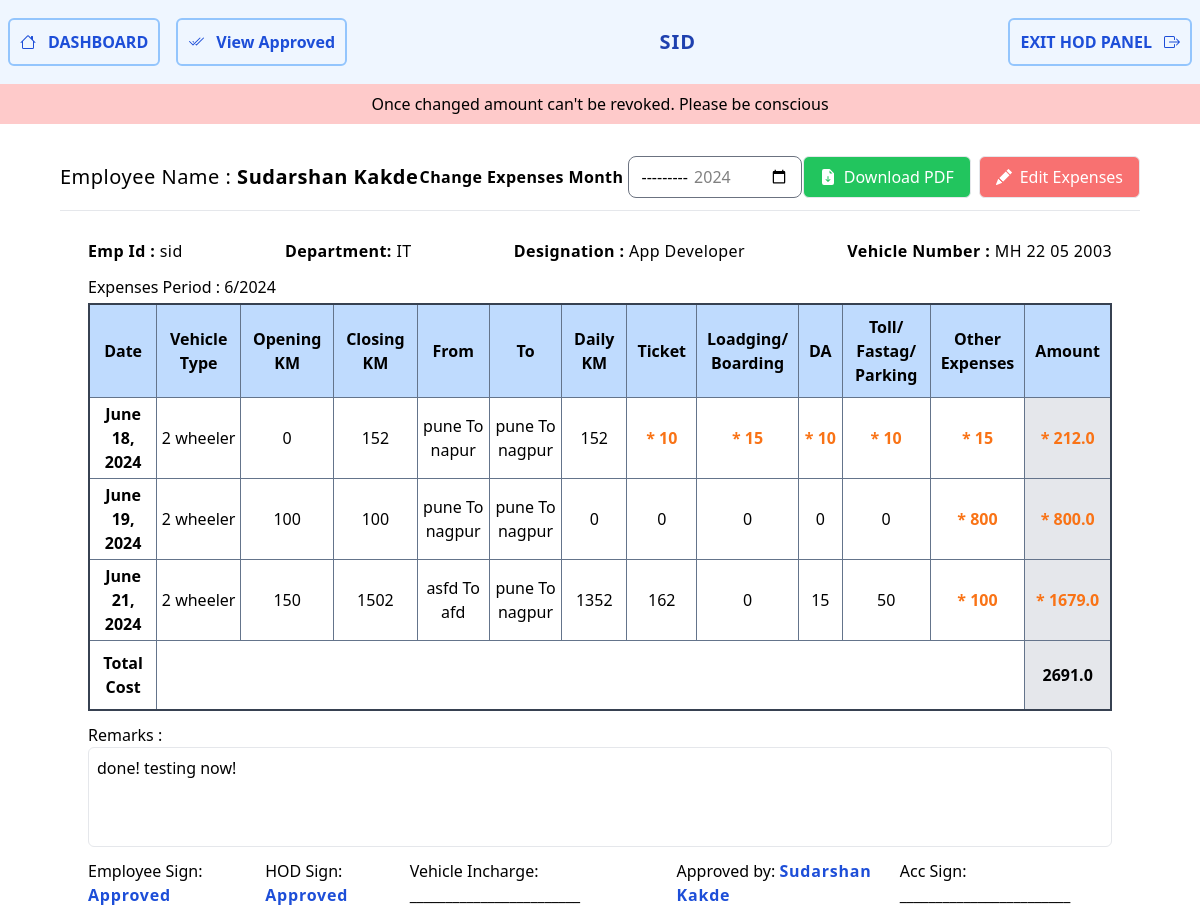
Page /hod-panel/view_employee/4/?month=&year (signed in) on the committed database.
### ENSApp/models.py (models this page shows, shortened)
class EmployeeProfile(models.Model):
    DEPARTMENT_CHOICES = [
        ('Account', 'Account'),
        ('Admin', 'Admin'),
        ('Biotech', 'Biotech'),
        ('Construction', 'Construction'),
        ('Electrical', 'Electrical'),
        ('FWD', 'FWD'),
        ('General', 'General'),
        ('HR', 'HR'),
        ('International Business Unit (IBU)', 'International Business Unit (IBU)'),
        ('IT', 'IT'),
        ('Logistics', 'Logistics'),
        ('Production(Onion)', 'Production(Onion)'),
        ('Production(Veg)', 'Production(Veg)'),
        ('Production(Maize)', 'Production(Maize)'),
        ('MD', 'MD'),
        ('Purchase', 'Purchase'),
        ('QA', 'QA'),
        ('R&D', 'R&D'),
        ('Security', 'Security'),
        ('SPT', 'SPT'),
        ('Vehicle', 'Vehicle'),
    ]
    user = models.OneToOneField(User, on_delete=models.CASCADE)
    profile_picture = models.ImageField(upload_to='images/', default='default.png')
    department = models.CharField(max_length=100,choices=DEPARTMENT_CHOICES)
    designation = models.CharField(max_length=100)
    vehicle_number=models.CharField(max_length=15)
    phone_number = models.CharField(max_length=20)
    birth_date = models.DateField(null=True, blank=True)
    address = models.CharField(max_length=200)
    work_location = models.CharField(max_length=30, blank=True)

class Total_Expense(models.Model):
    user = models.ForeignKey(User, on_delete=models.CASCADE)
    vehicle_type=models.CharField(max_length=10)
    date = models.DateField(default=dajngo_datetime)
    punchin_from=models.CharField(max_length=200)
    punchin_to=models.CharField(max_length=200)
    punchout_from=models.CharField(max_length=200)
    punchout_to=models.CharField(max_length=200)
    morning_reading = models.IntegerField(default=0,verbose_name = "Manual Reading")
    evening_reading = models.IntegerField(default=0,verbose_name = "Manual Reading")
    ticket = models.IntegerField(default=0)
    d_a = models.IntegerField(default=0,verbose_name = "DA")
    lodging_boarding = models.IntegerField(default=0,verbose_name = "Lodging/Boarding")
    daily_km = models.IntegerField(default=0)
    toll_parkking = models.IntegerField(default=0,verbose_name = "Toll/Fastag/Parking",null=True,blank = True)
    other_expenses = models.IntegerField(default=0,verbose_name = "other_expenses",null=True,blank = True)
    daily_cost = models.FloatField(default=0)
    class Meta:
     verbose_name_plural = "Total Expense"

### HOD/models.py (models this page shows, shortened)
class Approved_monthly_expenses(models.Model):
    approved_on = models.DateField(default=dajngo_datetime)
    approved_by = models.ForeignKey(User, on_delete=models.PROTECT,related_name='approved_by')
    employee = models.ForeignKey(EmployeeProfile, on_delete=models.PROTECT,related_name='employee')
    approvedExpenses = models.ManyToManyField(Total_Expense, related_name='Total_Expense')
    remark = models.CharField(max_length=200,blank=True,null=True)
    total_expense_allocated = models.IntegerField(default=0)
    approved = models.BooleanField(default=True)
    approved_For_Month_Year = models.DateField(blank=False,null=False,default=dajngo_datetime)

### HOD/views.py (the view)
# urls.py: path('view_employee/<int:employeeId>/',views.view_employee, name='view_employee'),
def view_employee(request, employeeId):
    if request.method == "GET":
        month = request.GET.get('month') or datetime.now().month
        year = request.GET.get('year') or datetime.now().year
        userInstance = get_object_or_404(User, id=employeeId)
        EmployyeInstance = EmployeeProfile.objects.get(user=userInstance)
        expenses = Total_Expense.objects.filter(user=userInstance, date__month=month, date__year=year).order_by('date')
        total_cost_current_page = expenses.aggregate(total=Sum('daily_cost'))['total']
        approval = Approved_monthly_expenses.objects.filter(employee__id=EmployyeInstance.id, approved_For_Month_Year__month=int(month), approved_For_Month_Year__year=int(year)).first()
        if approval:
            approval = approval
        else:
            approval = False
        expenses_with_changes = []
        for expense in expenses:
            change_logs = expense.change_logs.all()
            changes = {log.field_name: log.new_value for log in change_logs}
            expenses_with_changes.append({
                'expense': expense,
                'changes': changes
            })
        return render(request, 'employee.html', {
            'expenses': expenses_with_changes,
            'total_cost': total_cost_current_page,
            'employeeprofile': EmployyeInstance,
            'employeeData': userInstance,
            'month': month,
            'year': year,
            'approved': approval or False,
        })

### HOD/templates/employee.html (shortened to what this page needs)
{% extends "hodBase.html" %}
{% load templatetags %}
{% block body %}
<div class="bg-red-200 py-2 sticky top-0  text-center">
  Once changed amount can't be revoked. Please be conscious
</div>
<div class="text-center w-[90%] mx-auto my-5">
  <div class="flex flex-row justify-between items-center py-3">
    <h3 class="text-xl  font-normal tracking-wide ">Employee Name :
      <span class="font-semibold">{{ employeeData.first_name }} {{ employeeData.last_name }}</span>
    </h3>
    <div>
      <label for="month" class="font-semibold tracking-wide">Change Expenses Month</label>
      <input type="month" id="monthInput" class="rounded-lg" value="{{year}}-{{month}}" max="{% now 'Y-m' %}"
        min="2024-01">
    </div>
    <div class="flex flex-row  gap-2">
      <form action="{% url 'pdf' %}"  method="get">
        <button type="submit"
          class="border border-1 rounded-md p-2 px-4 bg-green-500 text-white flex flex-row justify-center items-center gap-2 capitalize hover:bg-green-600"><span>Download PDF</span></button>
      </form>
      {% if approved.approved%}
      <form action="{% url 'hod:edit_application' %}" id="editForm" method="get">
        <button type="button" onclick="handleEditSubmission()"
          class="border border-1 rounded-md p-2 px-4 bg-red-400 text-white flex flex-row justify-center items-center gap-2 capitalize hover:bg-red-500"> <span>edit expenses </span></button>
      </form>
      {% endif %}
    </div>
  </div>
  <hr>
</div>
<div class="w-[90%] mx-auto container">
  <div class="flex flex-row tracking-wide py-2 justify-between">
    <p class="font-semibold">Emp Id : <span class="font-normal"> {{ employeeData.username }}</span></p>
    <p class="font-semibold">Department: <span class="font-normal"> {{ employeeprofile.department }}</span></p>
    <p class="font-semibold">Designation : <span class="font-normal"> {{ employeeprofile.designation }}</span></p>
    <p class="font-semibold">Vehicle Number : <span class="font-normal"> {{ employeeprofile.vehicle_number }}</span></p>
  </div>
  <p class=" py-1">Expenses Period : {{month}}/{{year}}</p>
  <table class="table-auto w-full text-center border border-2 border-gray-700 border-collapse border-spacing-1">
    <thead>
      <tr>
        <th class="p-2.5 border border-slate-500 bg-blue-200">Date</th>
        <th class="p-2.5 border border-slate-500 bg-blue-200">Vehicle Type</th>
        <th class="p-2.5 border border-slate-500 bg-blue-200">Opening KM</th>
        <th class="p-2.5 border border-slate-500 bg-blue-200">Closing KM</th>
        <th class="p-2.5 border border-slate-500 bg-blue-200">From</th>
        <th class="p-2.5 border border-slate-500 bg-blue-200">To</th>
        <th class="p-2.5 border border-slate-500 bg-blue-200">Daily KM</th>
        <th class="p-2.5 border border-slate-500 bg-blue-200">Ticket</th>
        <th class="p-2.5 border border-slate-500 bg-blue-200">Loadging/ <br>Boarding </th>
        <th class="p-2.5 border border-slate-500 bg-blue-200">DA</th>
        <th class="p-2.5 border border-slate-500 bg-blue-200">Toll/ Fastag/<br>Parking</th>
        <th class="p-2.5 border border-slate-500 bg-blue-200">Other <br> Expenses</th>
        <th class="p-2.5 border border-slate-500 bg-blue-200">Amount</th>
      </tr>
    </thead>
    <tbody>
      {% for entry in expenses %}
      <tr>
        <th class="border border-slate-500 p-1 ">{{ entry.expense.date }}</th>
        <td class="border border-slate-500 p-1 ">{{ entry.expense.vehicle_type }}</td>
        <td class="border border-slate-500 p-1 {% if entry.changes.morning_reading %}before:content-['*_'] text-orange-500 font-bold{% endif %}">{{ entry.expense.morning_reading }}</td>
        <td class="border border-slate-500 p-1 {% if entry.changes.evening_reading %}before:content-['*_'] text-orange-500 font-bold{% endif %}">{{ entry.expense.evening_reading }}</td>
        <td class="border border-slate-500 p-1 ">{{ entry.expense.punchin_from }} To {{ entry.expense.punchin_to }}</td>
        <td class="border border-slate-500 p-1 ">{{ entry.expense.punchout_from }} To {{ entry.expense.punchout_to }}</td>
        <td class="border border-slate-500 p-1 {% if entry.changes.daily_km %}before:content-['*_'] text-orange-500 font-bold{% endif %}">{{ entry.expense.daily_km }}</td>
        <td class="border border-slate-500 p-1 {% if entry.changes.ticket %}{% if approved.approved %}before:content-['*_']
        {% endif %} text-orange-500 font-bold{% endif %}">
          {% if approved.approved %}
            {{ entry.expense.ticket }}
          {% endif %}
        </td>
        <td class="border border-slate-500 p-1 {% if entry.changes.lodging_boarding %}{% if approved.approved %}before:content-['*_']
        {% endif %} text-orange-500 font-bold{% endif %}">
          {% if approved.approved %}
            {{ entry.expense.lodging_boarding }}
          {% endif %}
        </td>
        <td class="border border-slate-500 p-1 {% if entry.changes.d_a %}{% if approved.approved %}before:content-['*_']
        {% endif %} text-orange-500 font-bold{% endif %}">
          {% if approved.approved %}
            {{ entry.expense.d_a }}
          {% endif %}
        </td>
        <td class="border border-slate-500 p-1 {% if entry.changes.toll_parkking %}{% if approved.approved %}before:content-['*_']
        {% endif %} text-orange-500 font-bold{% endif %}">
          {% if approved.approved %}
            {{ entry.expense.toll_parkking }}
          {% endif %}
        </td>
        <td class="border border-slate-500 p-1 {% if entry.changes.other_expenses %}{% if approved.approved %}before:content-['*_']
        {% endif %} text-orange-500 font-bold{% endif %}">
          {% if approved.approved %}
            {{ entry.expense.other_expenses }}
          {% endif %}
        </td>
        <td class="border border-slate-500 p-1 {% if entry.changes.daily_cost %} {% if approved.approved %}before:content-['*_']
        {% endif %} text-orange-500 font-bold{% endif %} bg-gray-200">
          {% if approved.approved %}
            {{ entry.expense.daily_cost }}
          {% endif %}
        </td>
      </tr>
      {% endfor %}
    </tbody>
    <tfoot>
      <tr>
        <td class="border p-2.5 border-slate-500 p-1 font-bold ">Total Cost</td>
        <td></td>
        <td></td>
        <td></td>
        <td></td>
        <td></td>
        <td></td>
        <td></td>
        <td></td>
        <td></td>
        <td></td>
        <td></td>
        <td class="border border-slate-500 p-1 bg-gray-200 font-semibold" id="total_cost">
          {{ total_cost }}
        </td>
      </tr>
    </tfoot>
  </table>
  <div class="flex flex-col gap-y-3">
    <form action="{% url 'hod:approve_amount' employeeData.id month year %}" method="post">
      <p class="my-3  flex flex-col items-start"><span>Remarks :</span>
        {% if approved.approved or total_cost is None or total_cost == 0 %}
        <span class="h-[100px] border  w-full p-2 rounded-md ">
          {{approved.remark}}
        </span>
        {% else %} <textarea name="remark" id="" class="w-full rounded-md h-[100px]">{{approved.remark}} </textarea>{% endif %}
      </p>
      <p class="flex flex-row justify-between"> <span>Employee Sign: <span
        class="text-blue-700 font-semibold  tracking-wider ">Approved</span></span>
        {% if approved.approved%}
        <span>HOD Sign: <span
            class="text-blue-700 font-semibold  tracking-wider ">Approved</span></span>
        {% else %}
        <span>HOD Sign: __________________________</span>
        {% endif %}
        <span>Vehicle Incharge: ________________________</span>
        {% if approved.approved %}
        <span>Approved by: <span class="text-blue-700 font-semibold  tracking-wider ">{{approved.approved_by.first_name}} {{approved.approved_by.last_name}}</span></span>
        {% else %}
        <span>Approved by: ________________________</span>
        {% endif %}
        <span>Acc Sign: ________________________</span>
      </p>
    </form>
  </div>
</div>
{% endblock body %}
{% block script %}
<link rel="stylesheet" href="https://cdn.jsdelivr.net/npm/sweetalert2@11/dist/sweetalert2.min.css">
{% endblock script %}

### HOD/templates/hodBase.html (shortened to what this page needs)
<!DOCTYPE html>
<html>
{% load tz %}
<head>
  <script src="https://cdn.tailwindcss.com"></script>
  <script src="https://cdn.tailwindcss.com?plugins=forms,typography,aspect-ratio,line-clamp,container-queries"></script>
</head>
<body>
  <div class=" bg-blue-50">
    <ul class="flex flex-row justify-between items-center   py-2.5 font-semibold">
      <div class="flex flex-row justify-between items-center">
        <li><a href="{%url 'hod:HOD_home'%}" class="text-blue-700 m-2 p-2.5 flex flex-row justify-center items-center gap-3 border-2 rounded-md border-blue-300 ">DASHBOARD </a></li>
        <li><a href="{%url 'hod:view_approved'%}"
            class="text-blue-700 m-2 p-2.5 flex flex-row justify-center items-center gap-3 border-2 rounded-md border-blue-300 ">View Approved  </a></li>
          </div>
          <li class="text-xl tracking-wider text-blue-800 uppercase">
            {{request.user.username}}
          </li>
      <li><a href="{%url 'home'%}"
          class="text-blue-700 m-2 p-2.5 flex flex-row justify-center items-center gap-3 border-2 rounded-md border-blue-300 ">EXIT
          HOD
          PANEL </a></li>
    </ul>
  </div>
  {% block body %}{% endblock body %} {% block script %} {% endblock script %}
</body>
</html>

### rows in the picture
EmployeeProfile: department "IT", designation "App Developer", vehicle_number "MH 22 05 2003"
Total_Expense: expense "June 18, 2024", expense.vehicle_type "2 wheeler", expense.morning_reading "0", expense.evening_reading "152", expense.punchin_from "pune", expense.punchin_to "napur", expense.punchout_from "pune", expense.punchout_to "nagpur", expense.daily_km "152", expense.ticket "10", expense.lodging_boarding "15", expense.d_a "10", expense.toll_parkking "10", expense.other_expenses "15", expense.daily_cost "212.0"
Total_Expense: expense "June 19, 2024", expense.vehicle_type "2 wheeler", expense.morning_reading "100", expense.evening_reading "100", expense.punchin_from "pune", expense.punchin_to "nagpur", expense.punchout_from "pune", expense.punchout_to "nagpur", expense.daily_km "0", expense.ticket "0", expense.lodging_boarding "0", expense.d_a "0", expense.toll_parkking "0", expense.other_expenses "800", expense.daily_cost "800.0"
Total_Expense: expense "June 21, 2024", expense.vehicle_type "2 wheeler", expense.morning_reading "150", expense.evening_reading "1502", expense.punchin_from "asfd", expense.punchin_to "afd", expense.punchout_from "pune", expense.punchout_to "nagpur", expense.daily_km "1352", expense.ticket "162", expense.lodging_boarding "0", expense.d_a "15", expense.toll_parkking "50", expense.other_expenses "100", expense.daily_cost "1679.0"
Approved_monthly_expenses: remark "done! testing now!", approved_by.first_name "Sudarshan", approved_by.last_name "Kakde"

### other values in the picture
{{ request.user.username }} "SID"
{{ employeeData.first_name }} "Sudarshan"
{{ employeeData.last_name }} "Kakde"
{{ employeeData.username }} "sid"
{{ month }} "6"
{{ year }} "2024"
{{ total_cost }} "2691.0"
